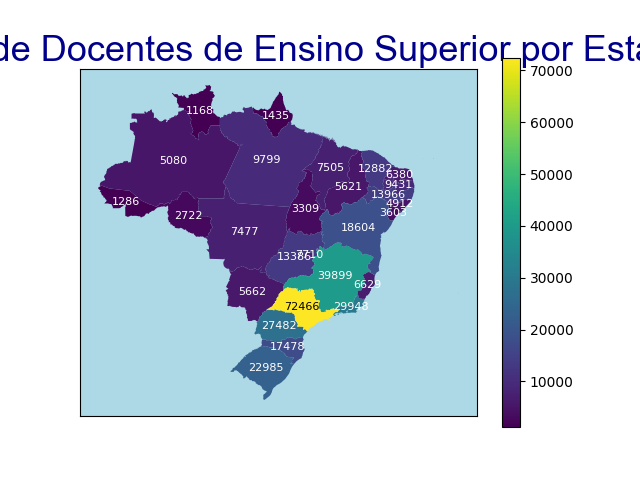

This figure's Python source:
'''Módulo que pega a base tratada e plota a visualização desejada
'''

import sys
sys.path.append("../mini_main")
import geopandas as gpd
import matplotlib.pyplot as plt
from tratamento_base import tratar_base

def customização_plot() -> None:
    """Função para adicionar as customizações a serem aplicadas no plot
    """
    plt.title("Número de Docentes de Ensino Superior por Estado", fontsize=12, color="darkblue", family="arial")

    # Remover ticks dos eixos
    plt.xticks([])
    plt.yticks([])

    # Adicionar cor de fundo
    plt.gca().set_facecolor('lightblue')

def plotar_gráfico() -> None:
    """Função que plota o gráfico
    """
    dataframe_plot = tratar_base()

    try:
        ax = dataframe_plot.plot(column="QT_DOC_EXE", cmap="viridis", legend=True)
    except (ValueError, KeyError):
        print("coluna e/ou cmap não existem (criação do plot)")
        sys.exit(1)
        
    # Adicionando número (escrito) de docentes nos estados (rótulo)
    for x, y, label in zip(dataframe_plot.geometry.centroid.x, dataframe_plot.geometry.centroid.y, dataframe_plot["QT_DOC_EXE"]):
        # Pequeno tratamento das cores (branco fica pouco legível no amarelo)
        if label == 72466:
            color = "black"
        else:
            color = "white"
        
        try:
            ax.text(x, y, label, fontsize=6, ha='center', va='center', color=color)
        except (NameError, ValueError):
            return "variáveis e/ou valores atribuídos não existem (criação do rótulo)"

    customização_plot()

    plt.savefig("../graficos/plot_mapa.png")

    plt.show()  # Mostrar o gráfico uma única vez

plotar_gráfico()
